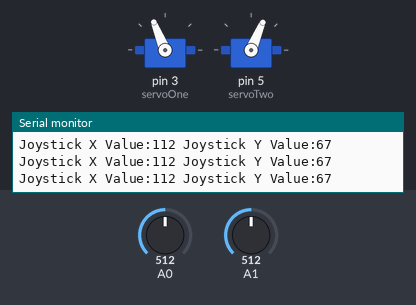
Recording of a sketch running on a simulated Arduino Uno, built with avr-gcc and run on an emulated ATmega328P. On the bench: 2 × servo, the last lines printed to the serial monitor. The test bench sets the inputs (shaded band); at power-on: A0 = 512, A1 = 512.

Above: at 1.2 s.
1.3 s: A0 set to 716
At 1.7 s:
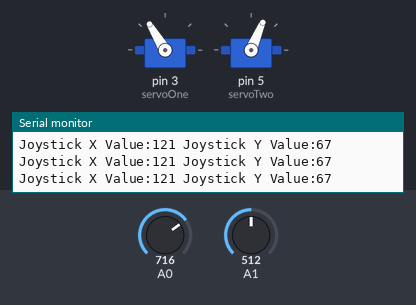
2.8 s: A1 set to 306
At 3.4 s:
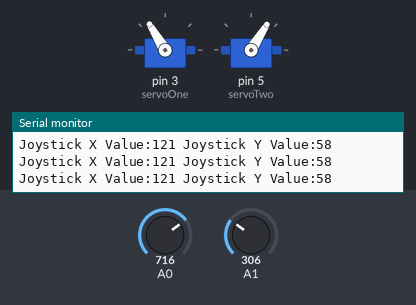
4.3 s: A0 set to 122
At 5.2 s:
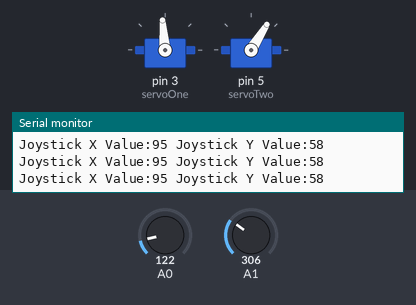
5.8 s: A0 set to 306
At 6.8 s:
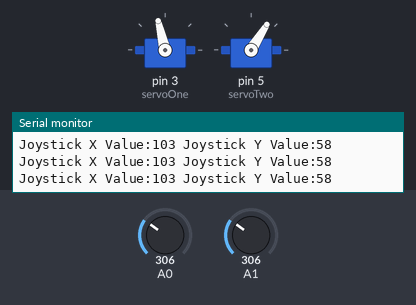
7.3 s: A1 set to 900
At 8.5 s:
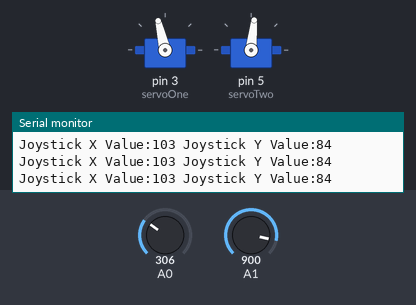
8.8 s: A0 set to 0
At 10.2 s:
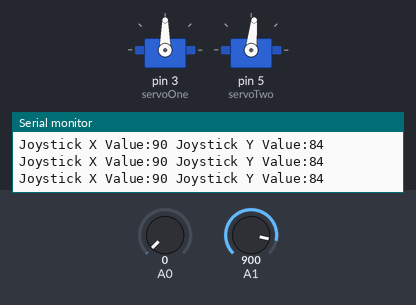
Timing chart, 0 to 11.3 s (numbered marks = the images above; inputs shaded):
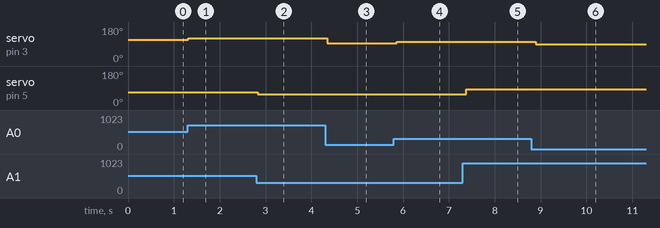

Measured:
- after the input at 1.3 s, servo on pin 3 (servoOne): 112° → 121° at once
- after the input at 2.8 s, servo on pin 5 (servoTwo): 67° → 58° at once
- after the input at 4.3 s, servo on pin 3 (servoOne): 121° → 95° after 0.05 s
- after the input at 5.8 s, servo on pin 3 (servoOne): 95° → 103° after 0.06 s
- after the input at 7.3 s, servo on pin 5 (servoTwo): 58° → 84° after 0.07 s
- after the input at 8.8 s, servo on pin 3 (servoOne): 103° → 90° after 0.09 s

The sketch:

CH_Five_Sketch_Two.ino
```cpp
#include <Servo.h>

Servo servoOne;
Servo servoTwo;

int joyX;
int joyY;


void setup() {
Serial.begin(9600);
servoOne.attach(3);
servoTwo.attach(5);
}

void loop() {
joyX = analogRead(A0);
joyX = map(joyX, 0, 1023, 90, 135);
joyY = analogRead(A1);
joyY = map(joyY, 0, 1023, 45, 90);
Serial.print("Joystick X Value:");
Serial.print(joyX);
Serial.print(" Joystick Y Value:");
Serial.println(joyY);
servoOne.write(joyX);
servoTwo.write(joyY);
delay(100);
}
```
